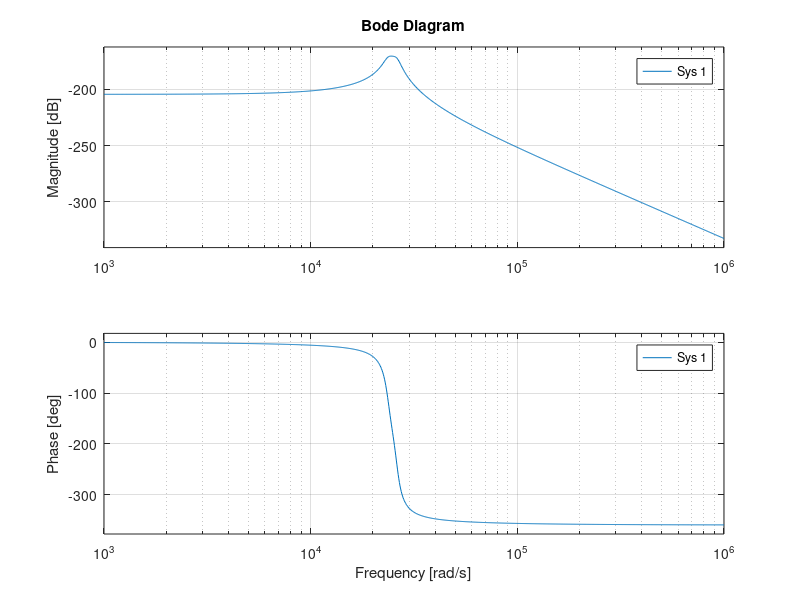

The MATLAB source for this figure:
cla,clc,clear
hold all

%%% First Stage %%%
%r11 = 7.68e3;
r11 = 76.8e3;
%r12 = 274;
r12 = 261;
r13 = 174e3;
c11 = 0.0027e-6;
c12 = 0.012e-6;

b11 = -c12*r12*r13;
a11 = [c11*c12*r11*r12*r13, r11*r12*(c11 + c12), r11 + r12];
H1 = tf(b11,a11)
%bode(H1)

%%% Second Stage %%%
r21 = 76.8e3;
%r22 = 316;
r22 = 316;
%r23 = 21e3;
r23 = 174e3;
c21 = 0.0027e-6;
c22 = 0.012e-6;

b21 = -c22*r22*r23;
a21 = [c21*c22*r21*r22*r23, r21*r22*(c21 + c22), r21 + r22];

H2 = tf(b21,a21)

bode(H1*H2)

%%% Third Stage %%%
r31 = 76.8e3;
r32 = 576;
r33 = 95.3e3;
c31 = 0.0027e-6;
c32 = 0.012e-6;

b31 = -c32*r32*r33;
a31 = [c31*c32*r31*r32*r33, r31*r32*(c31 + c32), r31 + r32];

H3 = tf(b31,a31);


Hf = H1*H2*H3;
%bode(Hf);